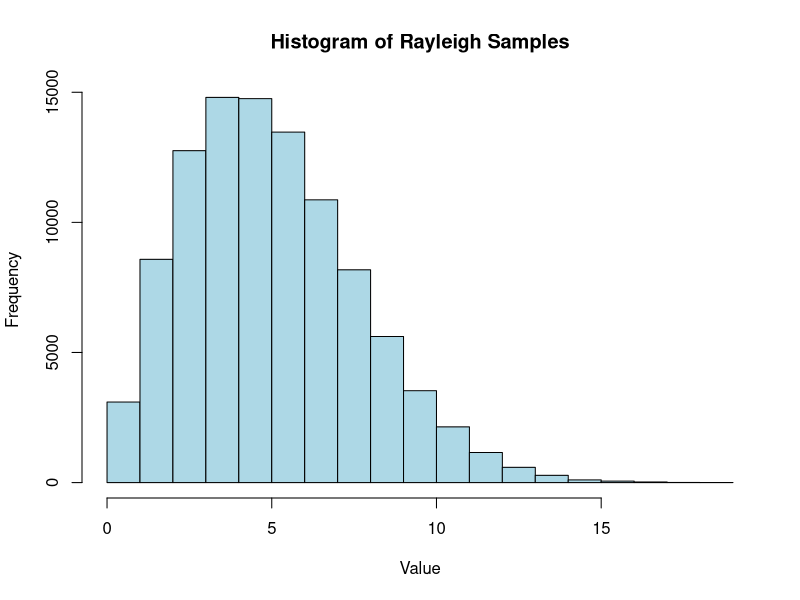

This chart was generated by the following R code:
 # install.packages("VGAM")
library(VGAM)

set.seed(123)

scale_param <- 4

rayleigh_samples <- rrayleigh(n = 100000, scale = scale_param)

print(head(rayleigh_samples))

hist(rayleigh_samples, breaks = 20, main = "Histogram of Rayleigh Samples",
     xlab = "Value", ylab = "Frequency", col = "lightblue")



drayleigh(4, scale = 4, log = FALSE)
dexp(4, 1, log = FALSE)

4*sqrt(pi/ 2)
mean(rayleigh_samples)

((4-pi)/2)*(4^2)
sd(rayleigh_samples)^2
